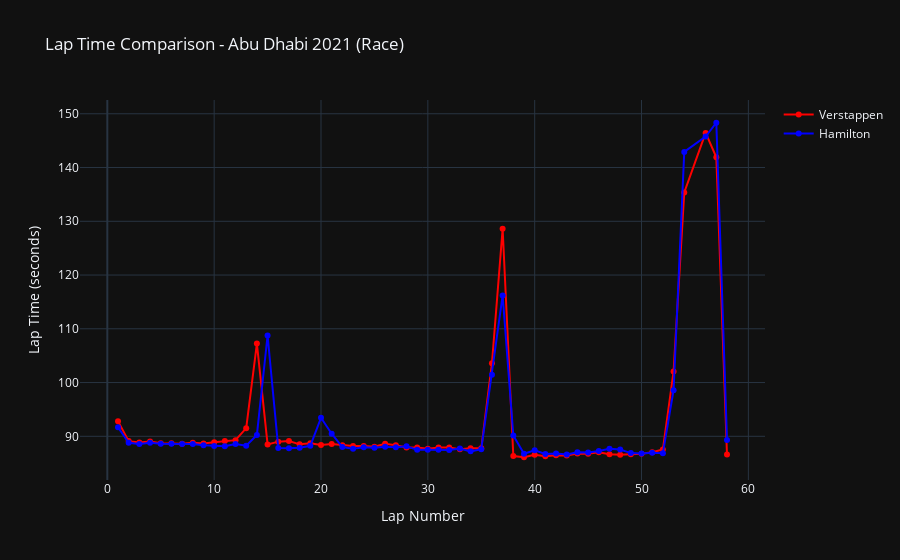

Notebook source saved alongside this figure:
### Code cell
import plotly.graph_objects as go

fig = go.Figure()

# Verstappen
fig.add_trace(go.Scatter(
    x=ver_laps_clean['LapNumber'],
    y=ver_laps_clean['LapTime(s)'],
    mode='lines+markers',
    name='Verstappen',
    line=dict(color='red')
))

# Hamilton
fig.add_trace(go.Scatter(
    x=ham_laps_clean['LapNumber'],
    y=ham_laps_clean['LapTime(s)'],
    mode='lines+markers',
    name='Hamilton',
    line=dict(color='blue')
))

fig.update_layout(
    title='Lap Time Comparison - Abu Dhabi 2021 (Race)',
    xaxis_title='Lap Number',
    yaxis_title='Lap Time (seconds)',
    template='plotly_dark',
    hovermode='x unified',
    height=600
)

fig.show()

### Figure 1 — Plotly figure (JSON) as saved in the notebook; plotly's stock layout.template omitted (floating-point values rounded to 4 significant figures)
{"data": [{"line": {"color": "red"}, "mode": "lines+markers", "name": "Verstappen", "type": "scatter", "x": [1, 2, 3, 4, 5, 6, 7, 8, 9, 10, 11, 12, 13, 14, 15, 16, 17, 18, 19, 20, 21, 22, 23, 24, 25, 26, 27, 28, 29, 30, 31, 32, 33, 34, 35, 36, 37, 38, 39, 40, 41, 42, 43, 44, 45, 46, 47, 48, 49, 50, 51, 52, 53, 54, 56, 57, 58], "y": [92.8, 89.1, 88.83, 89.03, 88.72, 88.71, 88.64, 88.82, 88.67, 88.89, 89.14, 89.28, 91.52, 107.3, 88.49, 89.01, 89.11, 88.5, 88.71, 88.39, 88.57, 88.32, 88.17, 88.18, 88.04, 88.6, 88.35, 87.94, 87.9, 87.68, 87.92, 87.91, 87.58, 87.78, 87.76, 103.6, 128.6, 86.32, 86.1, 86.55, 86.3, 86.46, 86.44, 86.81, 86.77, 87.05, 86.66, 86.55, 86.66, 86.75, 87.05, 87.56, 102.1, 135.4, 146.4, 141.9, 86.62]}, {"line": {"color": "blue"}, "mode": "lines+markers", "name": "Hamilton", "type": "scatter", "x": [1, 2, 3, 4, 5, 6, 7, 8, 9, 10, 11, 12, 13, 14, 15, 16, 17, 18, 19, 20, 21, 22, 23, 24, 25, 26, 27, 28, 29, 30, 31, 32, 33, 34, 35, 36, 37, 38, 39, 40, 41, 42, 43, 44, 45, 46, 47, 48, 49, 50, 51, 52, 53, 54, 56, 57, 58], "y": [91.69, 88.79, 88.59, 88.79, 88.63, 88.59, 88.55, 88.58, 88.36, 88.22, 88.13, 88.57, 88.26, 90.25, 108.8, 87.83, 87.78, 87.89, 88.23, 93.44, 90.48, 88.01, 87.66, 87.98, 87.87, 88.08, 87.97, 88.14, 87.48, 87.51, 87.5, 87.44, 87.74, 87.2, 87.59, 101.5, 116.2, 90.16, 86.76, 87.39, 86.72, 86.78, 86.61, 87.02, 86.97, 87.27, 87.68, 87.55, 86.88, 86.78, 86.93, 86.83, 98.57, 142.9, 145.8, 148.3, 89.33]}], "layout": {"autosize": true, "hovermode": "x unified", "title": {"text": "Lap Time Comparison - Abu Dhabi 2021 (Race)"}, "xaxis": {"autorange": true, "range": [-2.47, 61.47], "title": {"text": "Lap Number"}, "type": "linear"}, "yaxis": {"autorange": true, "range": [81.95, 152.5], "title": {"text": "Lap Time (seconds)"}, "type": "linear"}}}
